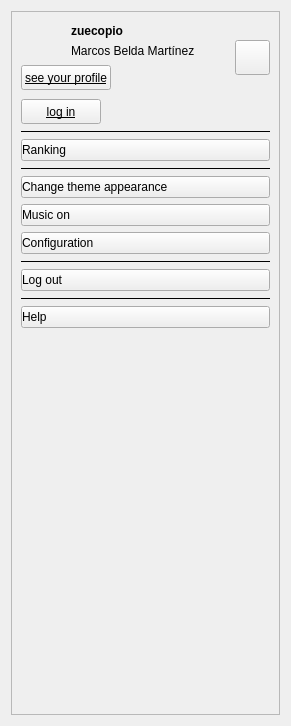
<?xml version="1.0" encoding="UTF-8"?>
<ui version="4.0">
 <class>ProfileSideMenu</class>
 <widget class="QWidget" name="ProfileSideMenu">
  <property name="geometry">
   <rect>
    <x>0</x>
    <y>0</y>
    <width>291</width>
    <height>726</height>
   </rect>
  </property>
  <property name="focusPolicy">
   <enum>Qt::FocusPolicy::StrongFocus</enum>
  </property>
  <property name="windowTitle">
   <string>Form</string>
  </property>
  <layout class="QGridLayout" name="gridLayout">
   <item row="0" column="0">
    <widget class="QFrame" name="profileSideMenuFrame">
     <property name="frameShape">
      <enum>QFrame::Shape::StyledPanel</enum>
     </property>
     <property name="frameShadow">
      <enum>QFrame::Shadow::Raised</enum>
     </property>
     <layout class="QGridLayout" name="gridLayout_2">
      <item row="0" column="0">
       <layout class="QVBoxLayout" name="verticalLayout">
        <item>
         <layout class="QHBoxLayout" name="horizontalLayout_2">
          <property name="spacing">
           <number>0</number>
          </property>
          <item>
           <layout class="QVBoxLayout" name="verticalLayout_7">
            <property name="spacing">
             <number>0</number>
            </property>
            <item>
             <widget class="QFrame" name="withPlayer">
              <layout class="QVBoxLayout" name="withPlayer_4">
               <property name="spacing">
                <number>4</number>
               </property>
               <property name="leftMargin">
                <number>0</number>
               </property>
               <property name="topMargin">
                <number>0</number>
               </property>
               <property name="rightMargin">
                <number>0</number>
               </property>
               <item>
                <layout class="QGridLayout" name="gridLayout_6">
                 <property name="horizontalSpacing">
                  <number>10</number>
                 </property>
                 <item row="0" column="0">
                  <widget class="QLabel" name="userAvatar">
                   <property name="sizePolicy">
                    <sizepolicy hsizetype="Fixed" vsizetype="Fixed">
                     <horstretch>0</horstretch>
                     <verstretch>0</verstretch>
                    </sizepolicy>
                   </property>
                   <property name="minimumSize">
                    <size>
                     <width>40</width>
                     <height>40</height>
                    </size>
                   </property>
                   <property name="maximumSize">
                    <size>
                     <width>40</width>
                     <height>40</height>
                    </size>
                   </property>
                   <property name="text">
                    <string/>
                   </property>
                   <property name="pixmap">
                    <pixmap resource="../resources.qrc">:/media/images/avatars/default.png</pixmap>
                   </property>
                   <property name="scaledContents">
                    <bool>true</bool>
                   </property>
                  </widget>
                 </item>
                 <item row="0" column="1">
                  <layout class="QVBoxLayout" name="verticalLayout_10">
                   <item>
                    <widget class="QLabel" name="nickNameLabel">
                     <property name="font">
                      <font>
                       <bold>true</bold>
                      </font>
                     </property>
                     <property name="cursor">
                      <cursorShape>ArrowCursor</cursorShape>
                     </property>
                     <property name="text">
                      <string>&lt;html&gt;&lt;head/&gt;&lt;body&gt;&lt;p&gt;zuecopio&lt;/p&gt;&lt;/body&gt;&lt;/html&gt;</string>
                     </property>
                    </widget>
                   </item>
                   <item>
                    <widget class="QLabel" name="pointsLabel">
                     <property name="text">
                      <string>Marcos Belda Martínez</string>
                     </property>
                    </widget>
                   </item>
                  </layout>
                 </item>
                </layout>
               </item>
               <item>
                <layout class="QHBoxLayout" name="horizontalLayout_8">
                 <item>
                  <widget class="QPushButton" name="seeProfileButton">
                   <property name="sizePolicy">
                    <sizepolicy hsizetype="Maximum" vsizetype="Fixed">
                     <horstretch>0</horstretch>
                     <verstretch>0</verstretch>
                    </sizepolicy>
                   </property>
                   <property name="minimumSize">
                    <size>
                     <width>0</width>
                     <height>25</height>
                    </size>
                   </property>
                   <property name="maximumSize">
                    <size>
                     <width>16777215</width>
                     <height>25</height>
                    </size>
                   </property>
                   <property name="font">
                    <font>
                     <underline>true</underline>
                     <kerning>true</kerning>
                    </font>
                   </property>
                   <property name="cursor">
                    <cursorShape>PointingHandCursor</cursorShape>
                   </property>
                   <property name="focusPolicy">
                    <enum>Qt::FocusPolicy::TabFocus</enum>
                   </property>
                   <property name="styleSheet">
                    <string notr="true"/>
                   </property>
                   <property name="text">
                    <string>see your profile</string>
                   </property>
                   <property name="default">
                    <bool>false</bool>
                   </property>
                  </widget>
                 </item>
                 <item>
                  <spacer name="horizontalSpacer_3">
                   <property name="orientation">
                    <enum>Qt::Orientation::Horizontal</enum>
                   </property>
                   <property name="sizeType">
                    <enum>QSizePolicy::Policy::Expanding</enum>
                   </property>
                   <property name="sizeHint" stdset="0">
                    <size>
                     <width>110</width>
                     <height>20</height>
                    </size>
                   </property>
                  </spacer>
                 </item>
                </layout>
               </item>
              </layout>
             </widget>
            </item>
            <item>
             <widget class="QFrame" name="withoutPlayer">
              <property name="sizePolicy">
               <sizepolicy hsizetype="Preferred" vsizetype="Minimum">
                <horstretch>0</horstretch>
                <verstretch>0</verstretch>
               </sizepolicy>
              </property>
              <property name="frameShape">
               <enum>QFrame::Shape::NoFrame</enum>
              </property>
              <property name="frameShadow">
               <enum>QFrame::Shadow::Raised</enum>
              </property>
              <layout class="QGridLayout" name="gridLayout_3">
               <property name="leftMargin">
                <number>0</number>
               </property>
               <property name="topMargin">
                <number>0</number>
               </property>
               <property name="rightMargin">
                <number>0</number>
               </property>
               <property name="bottomMargin">
                <number>0</number>
               </property>
               <property name="horizontalSpacing">
                <number>7</number>
               </property>
               <property name="verticalSpacing">
                <number>0</number>
               </property>
               <item row="0" column="1">
                <spacer name="horizontalSpacer_4">
                 <property name="orientation">
                  <enum>Qt::Orientation::Horizontal</enum>
                 </property>
                 <property name="sizeHint" stdset="0">
                  <size>
                   <width>40</width>
                   <height>20</height>
                  </size>
                 </property>
                </spacer>
               </item>
               <item row="0" column="0">
                <widget class="QPushButton" name="singInButton">
                 <property name="sizePolicy">
                  <sizepolicy hsizetype="Maximum" vsizetype="Fixed">
                   <horstretch>0</horstretch>
                   <verstretch>0</verstretch>
                  </sizepolicy>
                 </property>
                 <property name="minimumSize">
                  <size>
                   <width>0</width>
                   <height>25</height>
                  </size>
                 </property>
                 <property name="maximumSize">
                  <size>
                   <width>16777215</width>
                   <height>25</height>
                  </size>
                 </property>
                 <property name="font">
                  <font>
                   <underline>true</underline>
                   <kerning>true</kerning>
                  </font>
                 </property>
                 <property name="cursor">
                  <cursorShape>PointingHandCursor</cursorShape>
                 </property>
                 <property name="focusPolicy">
                  <enum>Qt::FocusPolicy::TabFocus</enum>
                 </property>
                 <property name="styleSheet">
                  <string notr="true"/>
                 </property>
                 <property name="text">
                  <string>log in</string>
                 </property>
                 <property name="default">
                  <bool>false</bool>
                 </property>
                </widget>
               </item>
              </layout>
             </widget>
            </item>
           </layout>
          </item>
          <item>
           <layout class="QVBoxLayout" name="verticalLayout_9">
            <item>
             <widget class="QPushButton" name="exitButton">
              <property name="sizePolicy">
               <sizepolicy hsizetype="Fixed" vsizetype="Fixed">
                <horstretch>30</horstretch>
                <verstretch>30</verstretch>
               </sizepolicy>
              </property>
              <property name="minimumSize">
               <size>
                <width>35</width>
                <height>35</height>
               </size>
              </property>
              <property name="maximumSize">
               <size>
                <width>35</width>
                <height>35</height>
               </size>
              </property>
              <property name="baseSize">
               <size>
                <width>30</width>
                <height>30</height>
               </size>
              </property>
              <property name="cursor">
               <cursorShape>PointingHandCursor</cursorShape>
              </property>
              <property name="focusPolicy">
               <enum>Qt::FocusPolicy::TabFocus</enum>
              </property>
              <property name="text">
               <string/>
              </property>
              <property name="iconSize">
               <size>
                <width>30</width>
                <height>30</height>
               </size>
              </property>
             </widget>
            </item>
            <item>
             <spacer name="verticalSpacer_5">
              <property name="orientation">
               <enum>Qt::Orientation::Vertical</enum>
              </property>
              <property name="sizeType">
               <enum>QSizePolicy::Policy::Maximum</enum>
              </property>
              <property name="sizeHint" stdset="0">
               <size>
                <width>20</width>
                <height>30</height>
               </size>
              </property>
             </spacer>
            </item>
           </layout>
          </item>
         </layout>
        </item>
        <item>
         <widget class="Line" name="line_3">
          <property name="frameShadow">
           <enum>QFrame::Shadow::Plain</enum>
          </property>
          <property name="orientation">
           <enum>Qt::Orientation::Horizontal</enum>
          </property>
         </widget>
        </item>
        <item>
         <widget class="QPushButton" name="rankingButton">
          <property name="cursor">
           <cursorShape>PointingHandCursor</cursorShape>
          </property>
          <property name="focusPolicy">
           <enum>Qt::FocusPolicy::TabFocus</enum>
          </property>
          <property name="styleSheet">
           <string notr="true">text-align: left;</string>
          </property>
          <property name="text">
           <string>Ranking</string>
          </property>
          <property name="iconSize">
           <size>
            <width>20</width>
            <height>20</height>
           </size>
          </property>
         </widget>
        </item>
        <item>
         <widget class="Line" name="line_2">
          <property name="frameShadow">
           <enum>QFrame::Shadow::Plain</enum>
          </property>
          <property name="orientation">
           <enum>Qt::Orientation::Horizontal</enum>
          </property>
         </widget>
        </item>
        <item>
         <widget class="QPushButton" name="changeThemeButton">
          <property name="cursor">
           <cursorShape>PointingHandCursor</cursorShape>
          </property>
          <property name="focusPolicy">
           <enum>Qt::FocusPolicy::TabFocus</enum>
          </property>
          <property name="styleSheet">
           <string notr="true">text-align: left;</string>
          </property>
          <property name="text">
           <string>Change theme appearance</string>
          </property>
          <property name="iconSize">
           <size>
            <width>20</width>
            <height>20</height>
           </size>
          </property>
         </widget>
        </item>
        <item>
         <widget class="QPushButton" name="musicButton">
          <property name="cursor">
           <cursorShape>PointingHandCursor</cursorShape>
          </property>
          <property name="focusPolicy">
           <enum>Qt::FocusPolicy::TabFocus</enum>
          </property>
          <property name="styleSheet">
           <string notr="true">text-align: left;</string>
          </property>
          <property name="text">
           <string>Music on</string>
          </property>
          <property name="iconSize">
           <size>
            <width>20</width>
            <height>20</height>
           </size>
          </property>
          <property name="checkable">
           <bool>true</bool>
          </property>
         </widget>
        </item>
        <item>
         <widget class="QPushButton" name="configButton">
          <property name="cursor">
           <cursorShape>PointingHandCursor</cursorShape>
          </property>
          <property name="focusPolicy">
           <enum>Qt::FocusPolicy::TabFocus</enum>
          </property>
          <property name="styleSheet">
           <string notr="true">text-align: left;</string>
          </property>
          <property name="text">
           <string>Configuration</string>
          </property>
          <property name="iconSize">
           <size>
            <width>20</width>
            <height>20</height>
           </size>
          </property>
         </widget>
        </item>
        <item>
         <widget class="Line" name="line_1">
          <property name="frameShadow">
           <enum>QFrame::Shadow::Plain</enum>
          </property>
          <property name="orientation">
           <enum>Qt::Orientation::Horizontal</enum>
          </property>
         </widget>
        </item>
        <item>
         <widget class="QPushButton" name="logoutButton">
          <property name="cursor">
           <cursorShape>PointingHandCursor</cursorShape>
          </property>
          <property name="focusPolicy">
           <enum>Qt::FocusPolicy::TabFocus</enum>
          </property>
          <property name="styleSheet">
           <string notr="true">text-align: left;</string>
          </property>
          <property name="text">
           <string>Log out</string>
          </property>
          <property name="iconSize">
           <size>
            <width>20</width>
            <height>20</height>
           </size>
          </property>
         </widget>
        </item>
        <item>
         <widget class="Line" name="line_4">
          <property name="frameShadow">
           <enum>QFrame::Shadow::Plain</enum>
          </property>
          <property name="orientation">
           <enum>Qt::Orientation::Horizontal</enum>
          </property>
         </widget>
        </item>
        <item>
         <widget class="QPushButton" name="helpButton">
          <property name="cursor">
           <cursorShape>PointingHandCursor</cursorShape>
          </property>
          <property name="focusPolicy">
           <enum>Qt::FocusPolicy::TabFocus</enum>
          </property>
          <property name="styleSheet">
           <string notr="true">text-align: left;</string>
          </property>
          <property name="text">
           <string>Help</string>
          </property>
          <property name="iconSize">
           <size>
            <width>20</width>
            <height>20</height>
           </size>
          </property>
         </widget>
        </item>
        <item>
         <spacer name="verticalSpacer">
          <property name="orientation">
           <enum>Qt::Orientation::Vertical</enum>
          </property>
          <property name="sizeHint" stdset="0">
           <size>
            <width>20</width>
            <height>40</height>
           </size>
          </property>
         </spacer>
        </item>
       </layout>
      </item>
     </layout>
    </widget>
   </item>
  </layout>
 </widget>
 <tabstops>
  <tabstop>changeThemeButton</tabstop>
 </tabstops>
 <resources>
  <include location="../resources.qrc"/>
 </resources>
 <connections/>
</ui>
